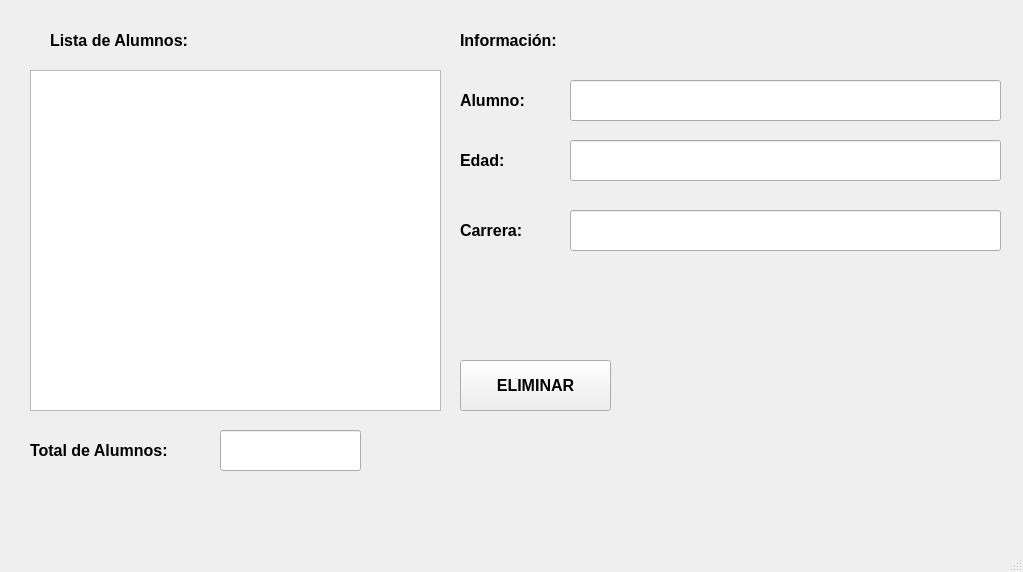
<?xml version="1.0" encoding="UTF-8"?>
<ui version="4.0">
 <class>MainWindow</class>
 <widget class="QMainWindow" name="MainWindow">
  <property name="geometry">
   <rect>
    <x>0</x>
    <y>0</y>
    <width>1023</width>
    <height>572</height>
   </rect>
  </property>
  <property name="font">
   <font>
    <pointsize>16</pointsize>
   </font>
  </property>
  <property name="windowTitle">
   <string>MainWindow</string>
  </property>
  <widget class="QWidget" name="centralwidget">
   <widget class="QLabel" name="label">
    <property name="geometry">
     <rect>
      <x>460</x>
      <y>80</y>
      <width>131</width>
      <height>41</height>
     </rect>
    </property>
    <property name="font">
     <font>
      <pointsize>12</pointsize>
      <weight>75</weight>
      <bold>true</bold>
     </font>
    </property>
    <property name="text">
     <string>Alumno:</string>
    </property>
   </widget>
   <widget class="QLineEdit" name="txt_nombre">
    <property name="geometry">
     <rect>
      <x>570</x>
      <y>80</y>
      <width>431</width>
      <height>41</height>
     </rect>
    </property>
   </widget>
   <widget class="QLabel" name="label_3">
    <property name="geometry">
     <rect>
      <x>50</x>
      <y>20</y>
      <width>241</width>
      <height>41</height>
     </rect>
    </property>
    <property name="font">
     <font>
      <pointsize>12</pointsize>
      <weight>75</weight>
      <bold>true</bold>
     </font>
    </property>
    <property name="text">
     <string>Lista de Alumnos:</string>
    </property>
   </widget>
   <widget class="QListWidget" name="lw_alumnos">
    <property name="geometry">
     <rect>
      <x>30</x>
      <y>70</y>
      <width>411</width>
      <height>341</height>
     </rect>
    </property>
   </widget>
   <widget class="QLabel" name="label_4">
    <property name="geometry">
     <rect>
      <x>460</x>
      <y>20</y>
      <width>241</width>
      <height>41</height>
     </rect>
    </property>
    <property name="font">
     <font>
      <pointsize>12</pointsize>
      <weight>75</weight>
      <bold>true</bold>
     </font>
    </property>
    <property name="text">
     <string>Información:</string>
    </property>
   </widget>
   <widget class="QLabel" name="label_2">
    <property name="geometry">
     <rect>
      <x>460</x>
      <y>140</y>
      <width>131</width>
      <height>41</height>
     </rect>
    </property>
    <property name="font">
     <font>
      <pointsize>12</pointsize>
      <weight>75</weight>
      <bold>true</bold>
     </font>
    </property>
    <property name="text">
     <string>Edad:</string>
    </property>
   </widget>
   <widget class="QLineEdit" name="txt_edad">
    <property name="geometry">
     <rect>
      <x>570</x>
      <y>140</y>
      <width>431</width>
      <height>41</height>
     </rect>
    </property>
   </widget>
   <widget class="QLabel" name="label_5">
    <property name="geometry">
     <rect>
      <x>460</x>
      <y>210</y>
      <width>131</width>
      <height>41</height>
     </rect>
    </property>
    <property name="font">
     <font>
      <pointsize>12</pointsize>
      <weight>75</weight>
      <bold>true</bold>
     </font>
    </property>
    <property name="text">
     <string>Carrera:</string>
    </property>
   </widget>
   <widget class="QLineEdit" name="txt_carrera">
    <property name="geometry">
     <rect>
      <x>570</x>
      <y>210</y>
      <width>431</width>
      <height>41</height>
     </rect>
    </property>
   </widget>
   <widget class="QLineEdit" name="txt_total">
    <property name="geometry">
     <rect>
      <x>220</x>
      <y>430</y>
      <width>141</width>
      <height>41</height>
     </rect>
    </property>
   </widget>
   <widget class="QLabel" name="label_6">
    <property name="geometry">
     <rect>
      <x>30</x>
      <y>430</y>
      <width>191</width>
      <height>41</height>
     </rect>
    </property>
    <property name="font">
     <font>
      <pointsize>12</pointsize>
      <weight>75</weight>
      <bold>true</bold>
     </font>
    </property>
    <property name="text">
     <string>Total de Alumnos:</string>
    </property>
   </widget>
   <widget class="QPushButton" name="btn_eliminar">
    <property name="geometry">
     <rect>
      <x>460</x>
      <y>360</y>
      <width>151</width>
      <height>51</height>
     </rect>
    </property>
    <property name="font">
     <font>
      <pointsize>12</pointsize>
      <weight>75</weight>
      <bold>true</bold>
     </font>
    </property>
    <property name="text">
     <string>ELIMINAR</string>
    </property>
   </widget>
  </widget>
  <widget class="QMenuBar" name="menubar">
   <property name="geometry">
    <rect>
     <x>0</x>
     <y>0</y>
     <width>1023</width>
     <height>42</height>
    </rect>
   </property>
  </widget>
  <widget class="QStatusBar" name="statusbar"/>
 </widget>
 <resources/>
 <connections/>
</ui>
